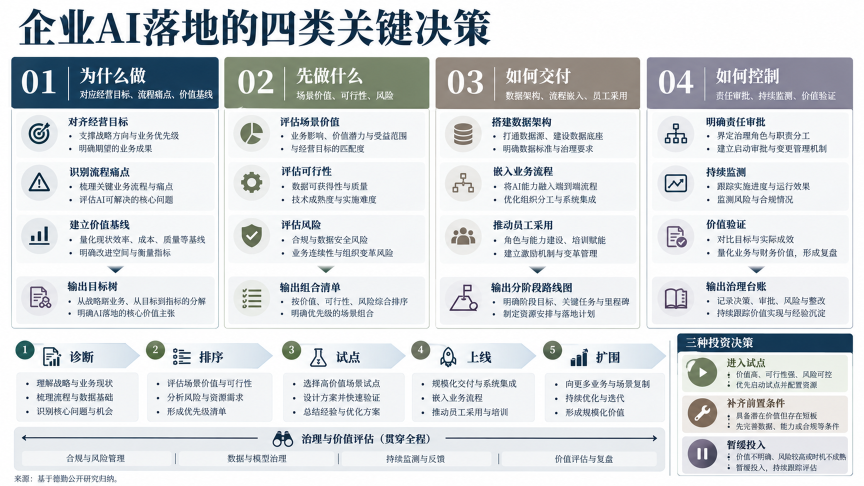
#> input picture docs/企业AI落地_复刻/003-企业AI落地.png, 1728 x 972 px, found by its file name (shown at 1/2 size)
$ python analyze_card.py
#> lines starting #> are read from the running program, lines starting #| are printed output that depends on the picture
#!/usr/bin/env python3
"""卡片边框细节：3x 放大 + 像素剖面"""
from PIL import Image

img = Image.open('/home/z/my-project/upload/003-企业AI落地.png').convert('RGB')
#> img is the input picture: PIL image 1728x972 RGB; mean R, G, B 215.1, 218.9, 221.7
def hexc(px): return '#%02X%02X%02X' % px

# 卡1区域放大3x
c = img.crop((15, 210, 445, 350)).resize((430*3, 140*3), Image.LANCZOS)
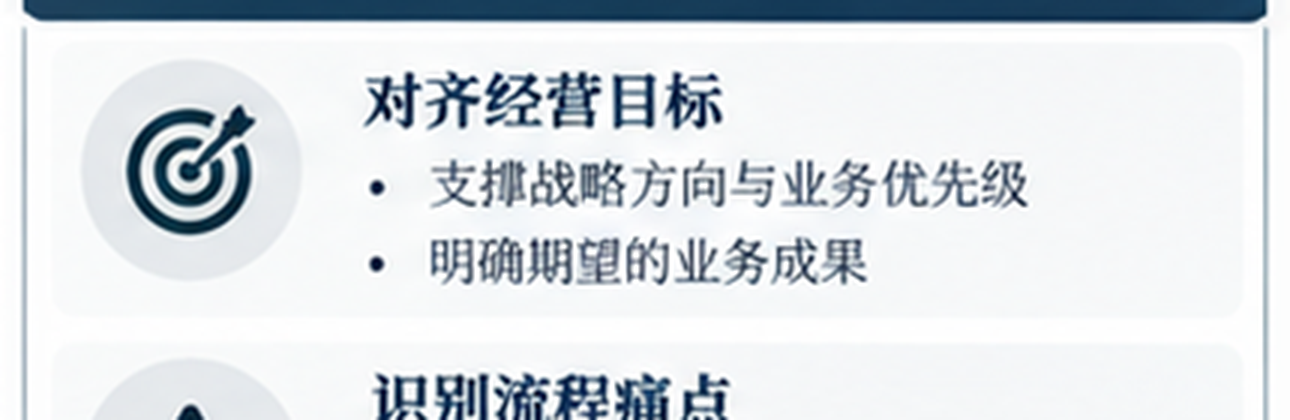
#> c: PIL image 1290x420 RGB; mean R, G, B 218.2, 223.4, 227.7
c.save('/home/z/my-project/scripts/crop_card1.png')

# 垂直剖面 x=420（避开图标和文字），y 210-620 打印每行颜色
print('=== x=420 垂直剖面 (y=210..620, 仅打印变化) ===')
prev = None
for y in range(210, 621):
    px = img.getpixel((420, y))
    if prev is None or sum(abs(a-b) for a, b in zip(px, prev)) > 12:
        print(f'  y={y:3d} {hexc(px)}')
    prev = px
#> this loop made 411 passes
#> prev on passes 1 to 3: (24, 59, 89), (24, 60, 89), (23, 60, 89)
#|   y=210 #183B59
#|   y=215 #113656
#|   y=216 #183A59
#|   y=217 #8799A9
#|   y=218 #FAFAFB
#|   y=224 #F8F9FB
#|   y=430 #F8FAFA
#|   y=527 #FEFEFE
#> (further printed lines are left out)

print('\n=== 水平剖面 y=300 (x=15..445, 仅打印变化) ===')
prev = None
for x in range(15, 446):
    px = img.getpixel((x, 300))
    if prev is None or sum(abs(a-b) for a, b in zip(px, prev)) > 12:
        print(f'  x={x:3d} {hexc(px)}')
    prev = px
#> this loop made 431 passes
#> prev on passes 1 to 3: (254, 254, 254), (253, 254, 254), (252, 253, 253)
#|   x= 15 #FEFEFE
#|   x= 22 #C6D0D7
#|   x= 23 #AFBBC4
#|   x= 24 #F9F9FB
#|   x= 25 #FFFFFF
#|   x= 63 #EEF2F4
#|   x= 64 #EAEDF0
#|   x= 93 #F0F2F4
#> (further printed lines are left out)
